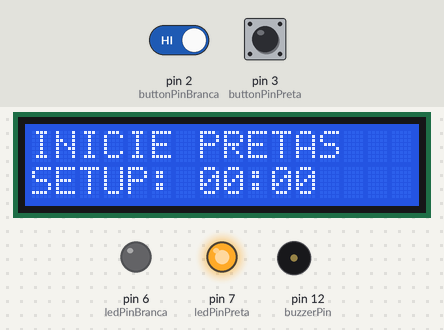
Simulated run of this sketch. Board: Arduino Uno, built with avr-gcc and run on an emulated ATmega328P. On the bench: 16×2 character LCD, output pins drawn as LEDs (lit = HIGH), buzzer (waves = sounding). The test bench sets the inputs (shaded band); at power-on: pin 3 (buttonPinPreta) HIGH, pin 2 (buttonPinBranca) HIGH.

Above: at 1.2 s.
1.3 s: pin 3 (buttonPinPreta) pulled LOW for 0.15 s
At 4.3 s:
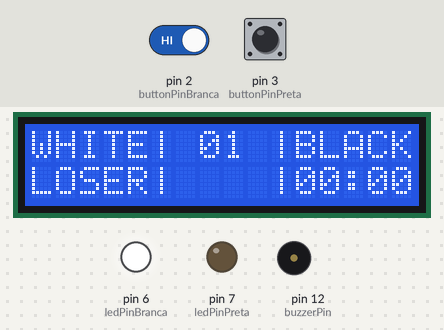
4.4 s: pin 2 (buttonPinBranca) driven LOW and pin 3 (buttonPinPreta) driven LOW
At 6.3 s:
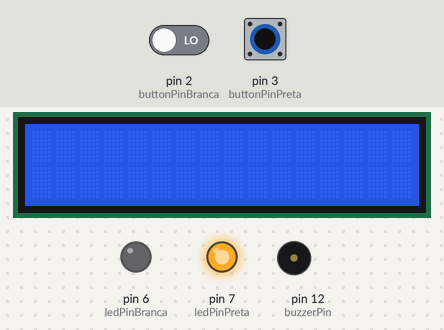
7.4 s: pin 2 (buttonPinBranca) driven HIGH
At 8.81 s:
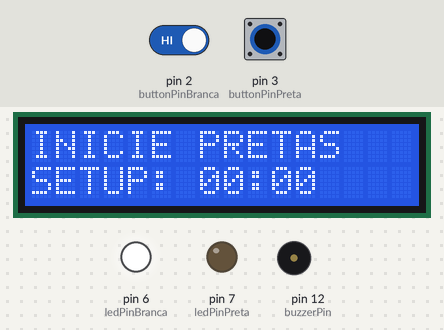
10.4 s: pin 2 (buttonPinBranca) driven LOW
At 13.22 s:
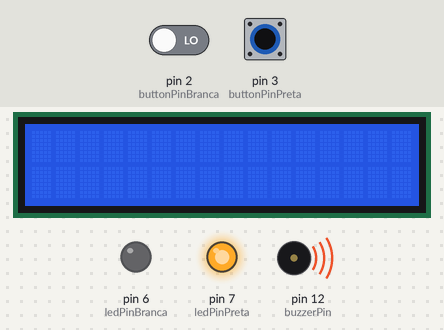
Timing chart, 0 to 14.4 s (numbered marks = the images above; inputs shaded):
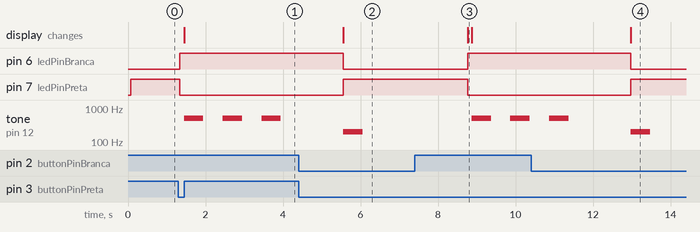

Measured:
- after the input at 1.3 s, pin 6 (ledPinBranca): LOW → HIGH at once; pin 7 (ledPinPreta): HIGH → LOW at once; tone on pin 12 (buzzerPin): alternates 500 Hz for 0.50 s and silent for 0.50 s, starting after 0.15 s; the display: changes after 0.15 s (image 1)
- after the input at 4.4 s, pin 6 (ledPinBranca): HIGH → LOW after 1.2 s; pin 7 (ledPinPreta): LOW → HIGH after 1.2 s; tone on pin 12 (buzzerPin): silent → 200 Hz after 1.2 s, → silent 0.50 s later; the display: changes after 1.2 s (image 2)
- after the input at 7.4 s, pin 6 (ledPinBranca): LOW → HIGH after 1.4 s; pin 7 (ledPinPreta): HIGH → LOW after 1.4 s; tone on pin 12 (buzzerPin): alternates 500 Hz for 0.50 s and silent for 0.50 s, starting after 1.5 s
- after the input at 10.4 s, pin 6 (ledPinBranca): HIGH → LOW after 2.6 s; pin 7 (ledPinPreta): LOW → HIGH after 2.6 s; the display: changes after 2.6 s (image 4)

The sketch:

RelogioXadrez.ino
```cpp
#include "LiquidCrystal.h"
#include <EEPROM.h>

const int buzzerPin = 12;
const int buttonPinPreta = 3;
const int buttonPinBranca = 2;
const int ledPinBranca = 6;
const int ledPinPreta = 7;

const int beepsTotais = 3;
const int AGUARDANDO_INICIO = 1;
const int BRANCA_JOGA = 2;
const int PRETA_JOGA = 4;
const int PAUSA = 6;
const int TERMINO = 7;


LiquidCrystal lcd(9, 8, 5, 4, 10, 11);

int estado = AGUARDANDO_INICIO;
long tempoTotal;
long ultimaAtualizacao;
long tempoBrancas, tempoPretas;
long startBrancas, startPretas;
long tempoRestanteBrancas, tempoRestantePretas;
int indexSetup, contadorJogadas=0;
int ultimoEstadoAntesDaPausa;
long configs[] = { 15000, 60000, 180000, 300000, 600000, 900000, 1200000, 1800000, 3600000, 7200000 } ;
int memoria;

void setup() {
  lcd.begin(16, 2);
  lcd.clear();
  memoria = EEPROM.read(0);
  tempoTotal = configs[memoria];
  indexSetup = memoria;
  pinMode(buzzerPin, OUTPUT);
  pinMode(ledPinBranca, OUTPUT);
  pinMode(ledPinPreta, OUTPUT);
  pinMode(buttonPinPreta, INPUT_PULLUP);
  pinMode(buttonPinBranca, INPUT_PULLUP);
  Serial.begin(9600);
  tempoRestanteBrancas = tempoTotal;
  tempoRestantePretas = tempoTotal;
}

void loop() {
  long tempoAtual = millis();

   switch(estado) {

    case AGUARDANDO_INICIO:
      lcd.clear();
      lcd.print("INICIE PRETAS");
      lcd.setCursor(0,1);
      lcd.print("SETUP: ");
      printTime(tempoTotal);
      ligaLeds(false,true);
      if(digitalRead(buttonPinBranca)==0) {
        delay(250);
        if(indexSetup >= 9) {
          indexSetup = 0;
          tempoTotal = configs[0];
        } else {
          tempoTotal = configs[++indexSetup];
        }
        tempoRestanteBrancas = tempoTotal;
        tempoRestantePretas = tempoTotal;
      }
      else if(digitalRead(buttonPinPreta)==0) {
        if(memoria!=indexSetup) {
          EEPROM.write(0,indexSetup);
        }
        contadorJogadas++;
        startBrancas = tempoAtual;
        estado = BRANCA_JOGA;
        ligaLeds(true,false);
      }
      delay(100);
    break;

    case BRANCA_JOGA:

      tempoBrancas = tempoAtual - startBrancas;
      atualizaDisplay(tempoRestanteBrancas - tempoBrancas, tempoRestantePretas);
      if(tempoRestanteBrancas - tempoBrancas <= 0) {
        tempoRestanteBrancas = tempoRestanteBrancas - tempoBrancas;
        beepNVezes(3, 500);
        estado = TERMINO;

      }
      else if(digitalRead(buttonPinBranca)==0 && !digitalRead(buttonPinPreta)==0) {
        tempoRestanteBrancas = tempoRestanteBrancas - tempoBrancas;
        startPretas = tempoAtual;
        contadorJogadas++;
        estado = PRETA_JOGA;
        ligaLeds(false,true);
      } else  if(digitalRead(buttonPinBranca)==0 && digitalRead(buttonPinPreta)==0) {
        ultimoEstadoAntesDaPausa = BRANCA_JOGA;
        tempoRestanteBrancas = tempoRestanteBrancas - tempoBrancas;
        ligaLeds(true,true);
        estado = PAUSA;
        beepNVezes(2,150);
        delay(2000);
      }

      delay(100);
    break;

    case PRETA_JOGA:
        tempoPretas = tempoAtual - startPretas;
        atualizaDisplay(tempoRestanteBrancas, tempoRestantePretas - tempoPretas);
        if(tempoRestantePretas - tempoPretas <= 0) {
          tempoRestantePretas = tempoRestantePretas - tempoPretas;
          beepNVezes(3, 500);
          ligaLeds(false,false);
          estado = TERMINO;
        }
        else if(digitalRead(buttonPinPreta)==0 && !digitalRead(buttonPinBranca)==0) {
          tempoRestantePretas = tempoRestantePretas - tempoPretas;
          startBrancas = tempoAtual;
          contadorJogadas++;
          estado = BRANCA_JOGA;
          ligaLeds(true,false);
        } else if(digitalRead(buttonPinBranca)==0 && digitalRead(buttonPinPreta)==0) {
          ultimoEstadoAntesDaPausa = PRETA_JOGA;
          tempoRestantePretas = tempoRestantePretas - tempoPretas;
          estado = PAUSA;
          ligaLeds(true,true);
          beepNVezes(2,150);
          delay(2000);
        }
        delay(100);
        break;

    case PAUSA:
      if(digitalRead(buttonPinBranca)==0 && digitalRead(buttonPinPreta)==0) {
        if(ultimoEstadoAntesDaPausa == BRANCA_JOGA) {
           startBrancas = tempoAtual;
           tone(buzzerPin,250,200);
           ligaLeds(true,false);
           estado = BRANCA_JOGA;
        } else if(ultimoEstadoAntesDaPausa == PRETA_JOGA) {
           startPretas = tempoAtual;
           tone(buzzerPin,250,200);
           ligaLeds(false,true);
           estado = PRETA_JOGA;
        }
        delay(500);
      }
      break;

    case TERMINO:
      atualizaDisplay(tempoRestanteBrancas,tempoRestantePretas);
      if(digitalRead(buttonPinBranca)==0 && digitalRead(buttonPinPreta)==0) {
        delay(1000);
        if(digitalRead(buttonPinBranca)==0 && digitalRead(buttonPinPreta)==0) {
          reset();
          estado=AGUARDANDO_INICIO;
          beepNVezes(1,200);
          delay(2000);
        }
      }
      delay(200);
      break;
  }


}

void reset() {
  lcd.clear();
  tempoRestanteBrancas = tempoTotal;
  tempoRestantePretas = tempoTotal;
  contadorJogadas=0;
  ultimoEstadoAntesDaPausa = AGUARDANDO_INICIO;
  ligaLeds(false,true);
}

void atualizaDisplay(long tempoBrancas, long tempoPretas) {

  if(ultimaAtualizacao + 250 < millis()) {
    int espacamento = 0;
    if(tempoBrancas > 3600000 || tempoPretas > 3600000) {
      espacamento = 2;
    }
   ultimaAtualizacao = millis();
   lcd.clear();
   lcd.print("WHITE| ");
   if(contadorJogadas<10) lcd.print("0");
   lcd.print(contadorJogadas);
   if(contadorJogadas<100) lcd.print(" ");
   lcd.print("|BLACK");
   lcd.setCursor(0,1);
   if(tempoBrancas<0) {
    lcd.print("LOSER|");
    lcd.setCursor(11-espacamento,1);
   } else {
    printTime(tempoBrancas);
    lcd.print("|");
   }
      lcd.setCursor(10-espacamento,1);
      lcd.print("|");
    if(tempoPretas<0) {
      lcd.print("LOSER");
    } else {
      printTime(tempoPretas);
    }
  }
}

void printTime(long time) {
    time = time / 1000;
    int horas = time/3600;
    int minutos = (time - horas*3600)/60;
    int segundos = time - (horas*3600) - (minutos * 60);
    if(horas>0) {
      lcd.print(horas);
      lcd.print(":");
    }
    if(minutos<10) lcd.print("0");
    lcd.print(minutos);
    lcd.print(":");
    if(segundos<10) lcd.print("0");
    lcd.print(segundos);
}

void ligaLeds(boolean branca, boolean preta) {
  if(branca) {
    digitalWrite(ledPinBranca, HIGH);
  } else {
    digitalWrite(ledPinBranca, LOW);
  }

  if(preta) {
    digitalWrite(ledPinPreta, HIGH);
  } else {
    digitalWrite(ledPinPreta, LOW);
  }

}

void beepNVezes(int vezes, int tom) {
  for(int i=0;i<vezes;i++) {
      tone(buzzerPin,tom,500);
      delay(1000);
    }
}
```
